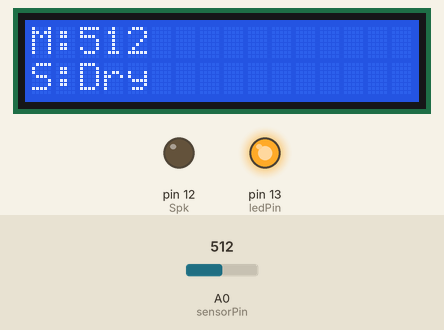
Simulated run of this sketch. Board: Arduino Uno, built with avr-gcc and run on an emulated ATmega328P. On the bench: 16×2 character LCD, output pins drawn as LEDs (lit = HIGH). The inputs (shaded band) are chosen by the test bench; at power-on: A0 (sensorPin) = 512. What the sketch prints to the serial monitor is not drawn.

Above: at 1.2 s.
1.3 s: A0 (sensorPin) set to 585
At 2.9 s:
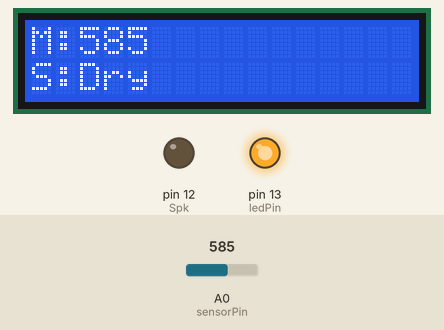
3.2 s: A0 (sensorPin) set to 612
At 3.8 s:
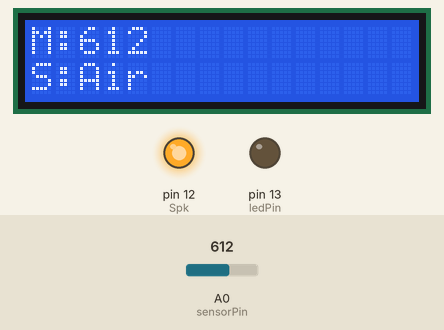
4.8 s: A0 (sensorPin) set to 490
At 5.9 s:
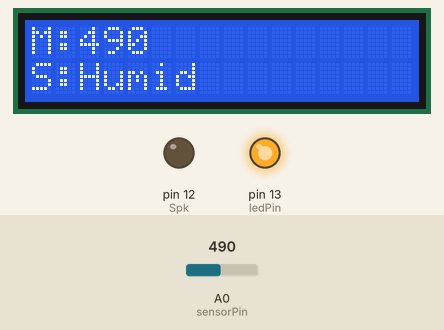
6.4 s: A0 (sensorPin) set to 190
At 7.8 s:
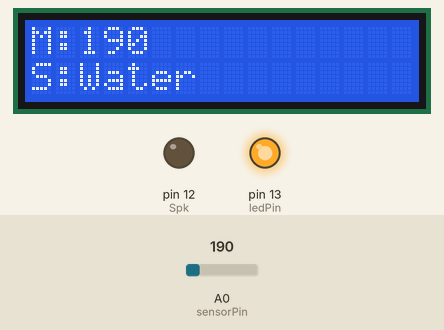
8.1 s: A0 (sensorPin) set to 0
At 8.8 s:
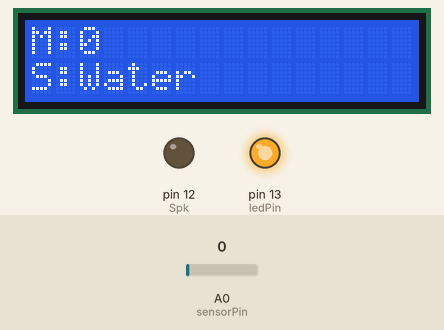
Timing chart, 0 to 10.7 s (numbered marks = the images above; inputs shaded):
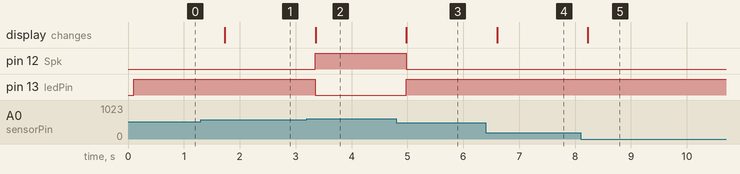

The sketch:

Arduino_LCD_SoilMoistureSensor.ino
```cpp
#include <Wire.h>
#include <LiquidCrystal_I2C.h>
LiquidCrystal_I2C lcd(0x3F, 16, 2);

int sensorPin = A0;
int ledPin = 13;
int sensorValue = 0;
int Spk = 12;

void setup() {

  Serial.begin(9600);
  pinMode(ledPin, OUTPUT);
  pinMode(Spk, OUTPUT);
  lcd.begin();
  lcd.home();
}

void loop() {

  sensorValue = analogRead(sensorPin);
  Serial.print("Moisture of Soil:  ");
  Serial.println(sensorValue);

  lcd.setCursor(0, 0);
  lcd.print("M:");
  lcd.print(sensorValue);
  lcd.println("               ");
  lcd.setCursor(0, 1);

  if (analogRead(sensorPin) > 600)  /// แห้ง
  {
    lcd.println("S:Air             ");
    SPON();
    LEDOFF();
  }
  if (analogRead(sensorPin) > 500 && analogRead(sensorPin) < 600)
  {
    lcd.println("S:Dry             ");
    SPOFF();
    LEDON();
  }
  if (analogRead(sensorPin) > 200 && analogRead(sensorPin) < 500)
  {
    lcd.println("S:Humid           ");
    SPOFF();
    LEDON();
  }
  if (analogRead(sensorPin) < 200)   // เปียก
  {
    lcd.println("S:Water           ");
    SPOFF();
    LEDON();
  }
  delay(500);
}
void LEDON()
{
  digitalWrite(ledPin, HIGH);
}
void LEDOFF()
{
  digitalWrite(ledPin, LOW);
}
void SPON()
{
  digitalWrite(Spk, HIGH);
}
void SPOFF()
{
  digitalWrite(Spk, LOW);
}
```

Measured:
- the behaviour switches between 600 and 601 on A0 (sensorPin) (found by bisection; images 1 and 2)
- after the input at 1.3 s, the display: changes after 0.43 s (image 1)
- after the input at 3.2 s, pin 12 (Spk): LOW → HIGH after 0.15 s; pin 13 (ledPin): HIGH → LOW after 0.15 s; the display: changes after 0.16 s (image 2)
- after the input at 4.8 s, pin 12 (Spk): HIGH → LOW after 0.18 s; pin 13 (ledPin): LOW → HIGH after 0.18 s; the display: changes after 0.18 s (image 3)
- after the input at 6.4 s, the display: changes after 0.20 s (image 4)
- after the input at 8.1 s, the display: changes after 0.12 s (image 5)
